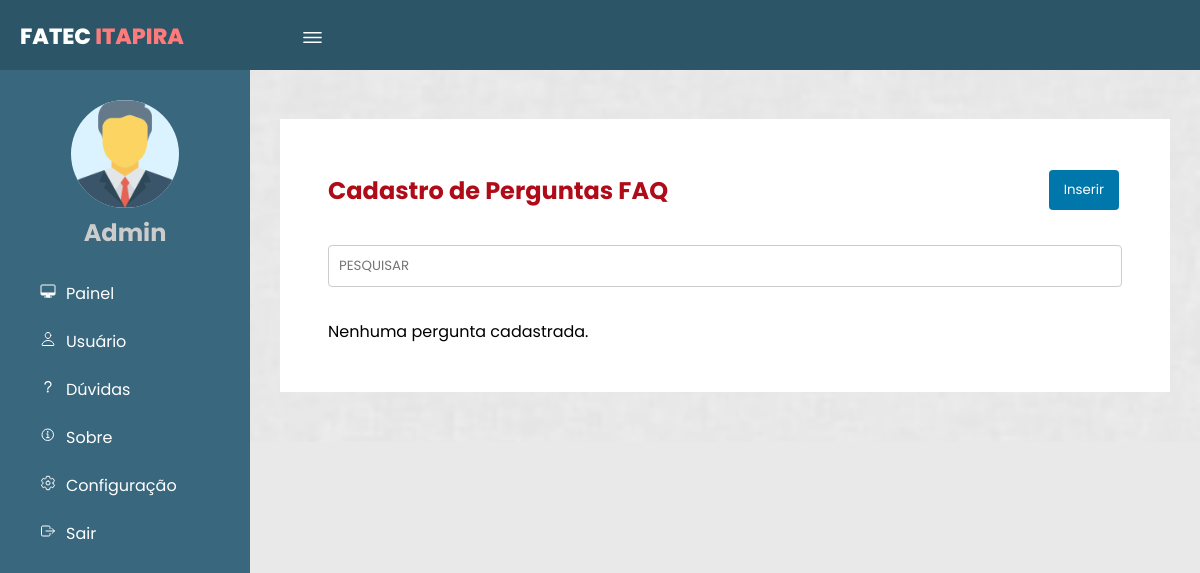
/painelAdmin.php (signed in), run on an earlier commit of the app's database.
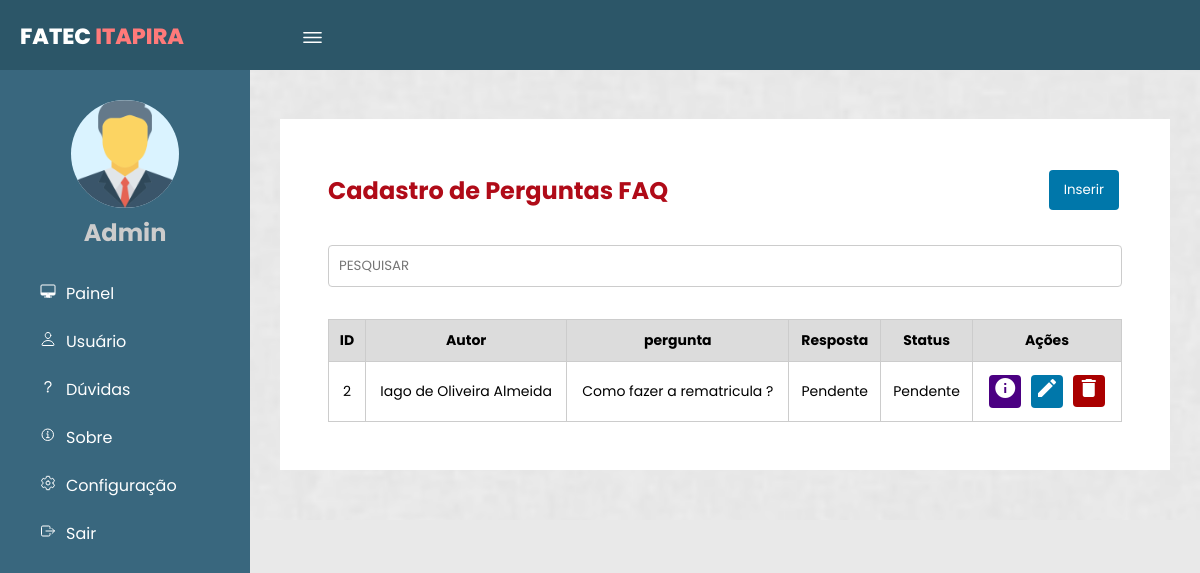
And on a later commit of the database.
### tables this page shows
CREATE TABLE `perguntas` (
  `idPerguntas` int(10) UNSIGNED NOT NULL,
  `Usuarios_idUsuarios` int(10) UNSIGNED DEFAULT NULL,
  `temas_idTemas` int(10) UNSIGNED NOT NULL,
  `Autor` varchar(30) DEFAULT NULL,
  `ConteudoPergunta` text NOT NULL,
  `Resposta` text DEFAULT 'Aguardando Resposta',
  `Status` varchar(50) DEFAULT 'Pendente',
  `DataSubmissao` datetime NOT NULL DEFAULT current_timestamp(),
  `UltimaAtualizacao` datetime DEFAULT NULL,
  `Visivel` tinyint(1) DEFAULT 1
);

### Class/Perguntas.php (called while the page is built, shortened)
<?php
class Perguntas
{
    private $conn;
    public function __construct($conn)
    {
        $this->conn = $conn;
    }
    public function listarPerguntas()
    {
        try {
            $sql = "SELECT * FROM perguntas";
            $stmt = $this->conn->query($sql);
            if ($stmt) {
                return $stmt->fetchAll(PDO::FETCH_ASSOC);
            } else {
                throw new Exception("Erro ao executar a consulta SQL");
            }
        } catch (Exception $e) {
            error_log("Erro ao listar usuários: " . $e->getMessage());
            return [];
        }
    }
}
?>

### painelAdmin.php (the view, shortened to what this page needs)
<?php
require_once 'Class/Perguntas.php';
require_once 'conexao.php';
$pergunta = new Perguntas($conn);
$perguntas = $pergunta->listarPerguntas();
?>
<!DOCTYPE html>
<html lang="pt-br">
<head>
    <link rel="stylesheet" href="css/format.css">
</head>
<body page='lista'>
    <header>
        <label for="check">
            <ion-icon name="menu-outline" id="sidebar_btn"></ion-icon>
        </label>
        <div class="left">
            <h3>Fatec <span>Itapira</span></h3>
        </div>
    </header>
    <div class="sidebar">
        <div class="center">
            <img src="icon/manager_icon_129392.png" class="image" alt="">
            <h2>Admin</h2>
        </div>
        <a href="#" onclick="vizualizar('lista', true)"><ion-icon name="desktop-outline"></ion-icon><span>Painel</span></a>
        <a href="gerenciarUsuario.php"><ion-icon name="person-outline"></ion-icon><span>Usuário</span></a>
        <a href="pag_lista_sugestao.html"><ion-icon name="help-outline"></ion-icon><span>Dúvidas</span></a>
        <a href="#"><ion-icon name="information-circle-outline"></ion-icon><span>Sobre</span></a>
        <a href="#"><ion-icon name="settings-outline"></ion-icon><span>Configuração</span></a>
        <a href="login/sairLogin.php"><ion-icon name="exit-outline"></ion-icon><span>Sair</span></a>
    </div>
    <div class="content">
        <div id='listaRegistros'>
            <div class="titulo_ask">
                <h1>Cadastro de Perguntas FAQ</h1>
                <a href="Views/cadastroUsuario.html"><button>Inserir</button></a>
            </div>
            <div style='display: flex; outline: none;' class="filtro">
                <input style='flex:1; outline: none;'  placeholder="PESQUISAR" autofocus id='inputPesquisa' />
            </div>
            <?php if(!empty($perguntas)) :?>
                <table>
                    <thead>
                        <tr>
                            <th>ID</th>
                            <th>Autor</th>
                            <th>pergunta</th>
                            <th>Resposta</th>
                            <th>Status</th>
                            <th>Ações</th>
                        </tr>
                    </thead>
                    <?php foreach ($perguntas as $lista): ?>
                        <tr>
                            <td><?php echo $lista['idPerguntas']; ?></td>
                            <td><?php echo $lista['Autor'] ?></td>
                            <td><?php echo $lista['ConteudoPergunta']?></td>
                            <td><?php echo substr($lista['Resposta'], 0, 60) . (strlen($lista['Resposta']) > 60 ? '...' : ''); ?></td>
                            <td><?php echo $lista['Status']?></td>
                            <td>
                                <a href="#"  class="detalhes-btn" data-id="<?php echo $lista['idPerguntas']; ?>" title="Detalhes">
                                    <i style="background: indigo;" class="edit material-icons">info</i>
                                </a>
                                <a href="Views/editarPergunta.php?id=<?php echo $lista['idPerguntas']; ?>" title="Editar">
                                    <i class=" edit material-icons">edit</i>
                                </a>
                                <button type="button" class="excluir-btn" data-id="<?php echo $lista['idPerguntas']; ?>" title="Excluir">
                                    <i class="material-icons">delete</i>
                                </button>
                            </td>
                        </tr>
                    <?php endforeach; ?>
                </table>
                <?php else: ?>
                <p>Nenhuma pergunta cadastrada.</p>
             <?php endif; ?>
        </div>
</body>
</html>

What changed in the data, as far as the page shows it:
added perguntas: idPerguntas "2", Autor "Iago de Oliveira Almeida", ConteudoPergunta "Como fazer a rematricula ?", Resposta "Pendente", Status "Pendente"
Also different on the page:
text no longer shown: "Nenhuma pergunta cadastrada."
text now shown: "ID Autor pergunta Resposta Status Ações"
